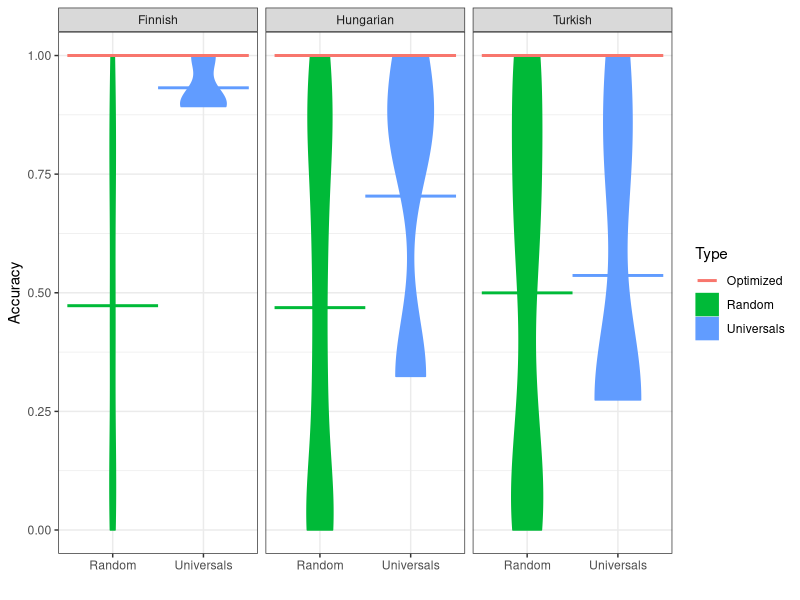
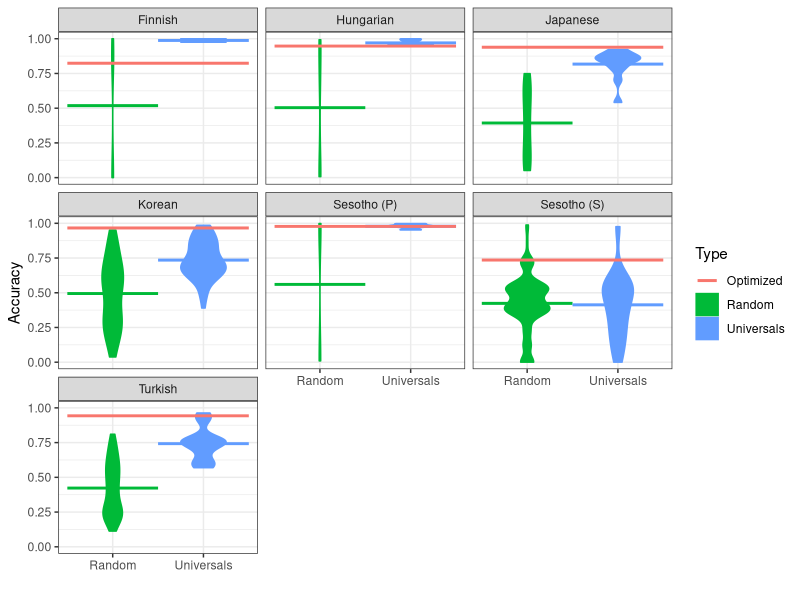

These figures' R source, in order:
library(ggplot2)
library(tidyr)
library(dplyr)

data = read.csv("accuracies.tsv", sep="\t")
names(data) <- c("POS", "Language", "Type", "Accuracy_Pairs", "Accuracy_Full", "Accuracy_Full_Types")
data$Accuracy = data$Accuracy_Full

optimized = data %>% filter(Type=="Optimized") %>% group_by(Language, POS) %>% summarise(AccuracyOpt=mean(Accuracy))

quantiles = merge(data %>% filter(Type != "Optimized"), optimized, by=c("Language", "POS")) %>% group_by(Type, Language, POS) %>% summarise(Quantile = mean(Accuracy<=AccuracyOpt), Lower=binom.test(sum(Accuracy<=AccuracyOpt), NROW(Accuracy))$conf.int[[1]], Upper=binom.test(sum(Accuracy<=AccuracyOpt), NROW(Accuracy))$conf.int[[2]], PValue=binom.test(sum(Accuracy<=AccuracyOpt), NROW(Accuracy), alternative="greater")$p.val, AccuracyOpt=mean(AccuracyOpt))
#quantiles = quantiles %>% mutate(star = ifelse(PValue > 0.05, "", ifelse(PValue > 0.01, "*", ifelse(PValue > 0.001, "**", "***"))))
quantiles = quantiles %>% mutate(star = ifelse(PValue > 0.05, "", "*"))


means = data %>% group_by(Type, POS, Language) %>% filter(Type != "Optimized") %>% summarise(Accuracy=mean(Accuracy))

plot = ggplot(data  %>% filter(POS == "Nouns", Type != "Optimized"), aes(x=Type, y=Accuracy, color=Type, fill=Type)) + geom_violin(width=0.5) #+ geom_text(data=quantiles %>% filter(POS == "Nouns"), aes(y=AccuracyOpt-0.1, label=paste("", star)), size=5, color="black")
plot = plot + geom_segment(data=means %>% filter(POS == "Nouns", Type == "Random"), aes(x=0.5, xend=1.5, y=Accuracy, yend=Accuracy), size=1)
plot = plot + geom_segment(data=means %>% filter(POS == "Nouns", Type == "Universals"), aes(x=1.5, xend=2.5, y=Accuracy, yend=Accuracy), size=1)
plot = plot + geom_segment(data = data %>% filter(POS == "Nouns", Type == "Optimized") %>% group_by(Type, Language) %>% summarise(Accuracy=mean(Accuracy)), aes(x=c(0.5), xend=c(2.5), y=Accuracy, yend=Accuracy), size=1) 
plot = plot + facet_wrap(~Language) + theme_bw() + xlab("")
ggsave("accuracies_nouns_full.pdf", height=3, width=6)



plot = ggplot(data  %>% filter(POS == "Verbs", Type != "Optimized"), aes(x=Type, y=Accuracy, color=Type, fill=Type)) + geom_violin(width=0.5)
#geom_text(data=quantiles %>% filter(POS == "Verbs"), aes(y=AccuracyOpt-0.1, label=paste("", star)), size=5, color="black")
plot = plot + geom_segment(data=means %>% filter(POS == "Verbs", Type == "Random"), aes(x=0.5, xend=1.5, y=Accuracy, yend=Accuracy), size=1)
plot = plot + geom_segment(data=means %>% filter(POS == "Verbs", Type == "Universals"), aes(x=1.5, xend=2.5, y=Accuracy, yend=Accuracy), size=1)
plot = plot  + geom_segment(data = data %>% filter(POS == "Verbs", Type == "Optimized") %>% group_by(Type, Language) %>% summarise(Accuracy=mean(Accuracy)), aes(x=c(0.5), xend=c(2.5), y=Accuracy, yend=Accuracy), size=1)
plot = plot  + facet_wrap(~Language) + theme_bw() + xlab("")
ggsave("accuracies_verbs_full.pdf", height=6, width=6)

